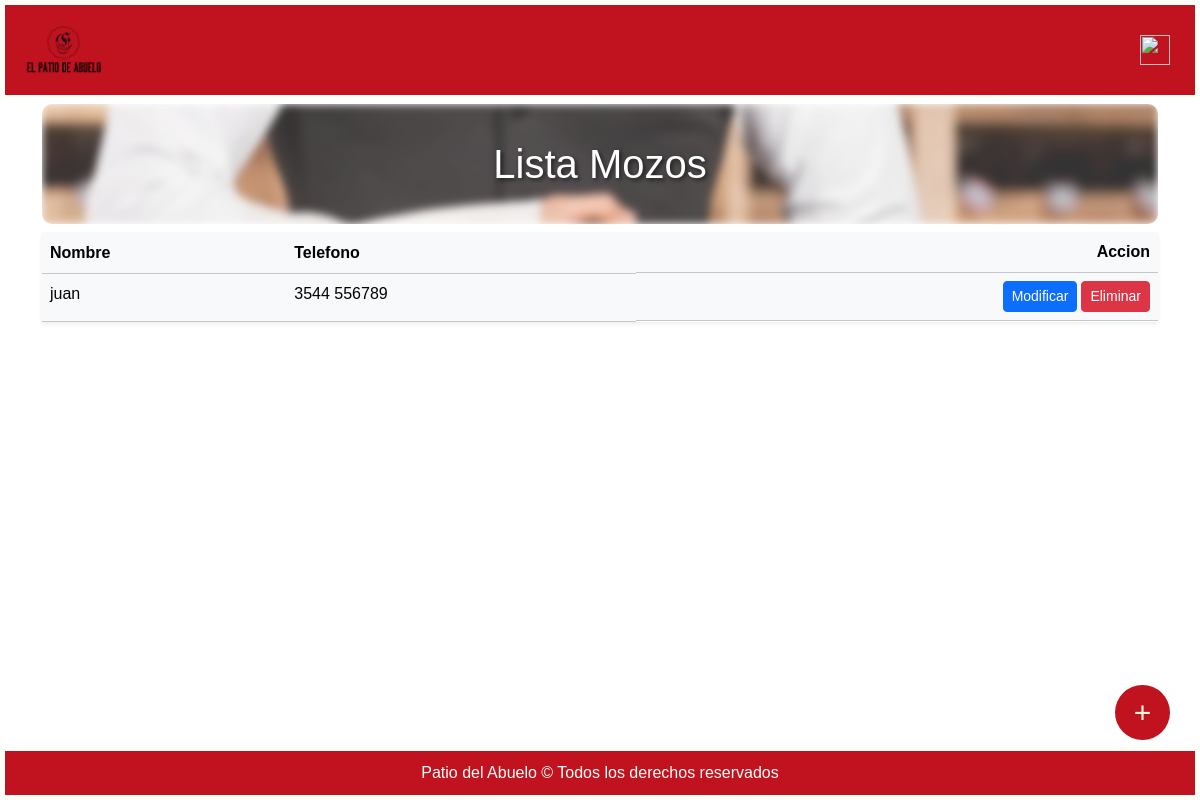
/mozos/ (signed in), run on an earlier commit of the app's database.
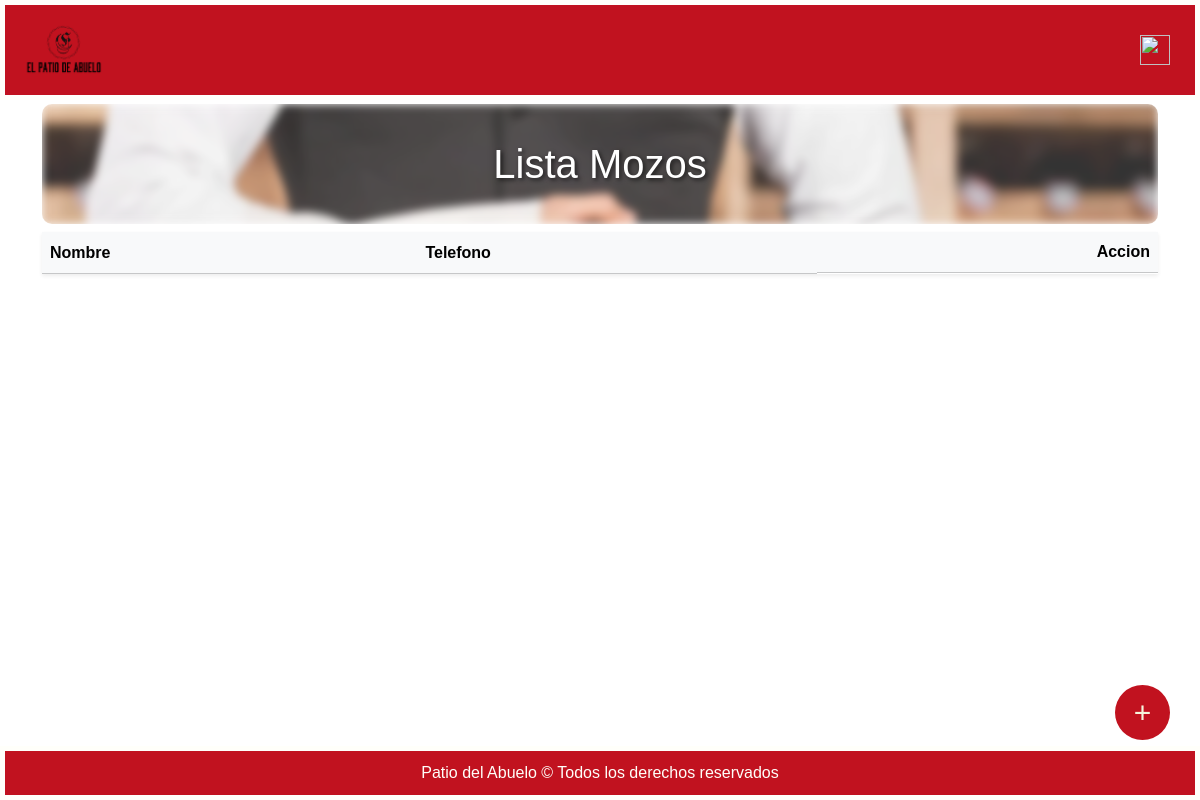
And on a later commit of the database.
### miAplicacion/models.py (models this page shows, shortened)
class Mozo(models.Model):
    nombre = models.CharField(max_length=120)
    telefono = models.CharField(max_length=30, null=True, blank=True)

### miAplicacion/views.py (the view)
# urls.py: path("mozos/", login_required(permission_required('miAplicacion.view_mozo')(views.listaMozos.as_view())), name="listaMozos"),
class listaMozos(ListView):
    model = Mozo
    template_name = os.path.join("listas", "listaMozos.html")
    context_object_name = 'mozos'

### patioAbuelo/templates/listas/listaMozos.html (shortened to what this page needs)
{% extends "base.html" %}
{% block content %}
  <div class="container">
    <h1 class="text-center mt-1 cont titulo">Lista Mozos</h1>
      <table class="table table-light shadow-sm table-responsive">
            <thead class="bg-light">
              <tr>
                <th scope="col">Nombre</th>
                <th scope="col">Telefono</th>
                <th scope="col" class="d-flex justify-content-end">
                Accion
                </th>
              </tr>
            </thead>
            <tbody>
              {% for m in mozos %}
                {% if m.nombre != "Mozo"%}
                  <tr>
                    <td onclick="openModal('{{ m.nombre }}', '{{ m.telefono }}', '/mozos/mozoModif/{{ m.id }}', '/mozos/mozoBorrar/{{ m.id }}')">{{m.nombre}}</td>
                    {% if m.telefono %}
                      <td onclick="openModal('{{ m.nombre }}', '{{ m.telefono }}', '/mozos/mozoModif/{{ m.id }}', '/mozos/mozoBorrar/{{ m.id }}')">{{m.telefono}}</td>
                    {% else %}
                      <td onclick="openModal('{{ m.nombre }}', '{{ m.telefono }}', '/mozos/mozoModif/{{ m.id }}', '/mozos/mozoBorrar/{{ m.id }}')">-----</td>
                    {% endif %}
                    <td class="d-flex justify-content-end gap-1">
                      <button class="btn btn-sm btn-primary"><a href="/mozos/mozoModif/{{ m.id }}" class="text-white text-decoration-none">Modificar</a></button>
                      <button class="btn btn-sm btn-danger"><a href="/mozos/mozoBorrar/{{ m.id }}" class="text-white text-decoration-none">Eliminar</a></button>
                    </td>
                  </tr>
                {% endif %}
              {% endfor %}
            </tbody>
      </table>
      {% if perms.miAplicacion.add_mozo %}
      <a href={% url "mozoNuevo" %} class="customButton">+</a>
      {% endif %}
  </div>
{% endblock %}

What changed in the data, as far as the page shows it:
removed Mozo: nombre "juan", telefono "3544 556789"
